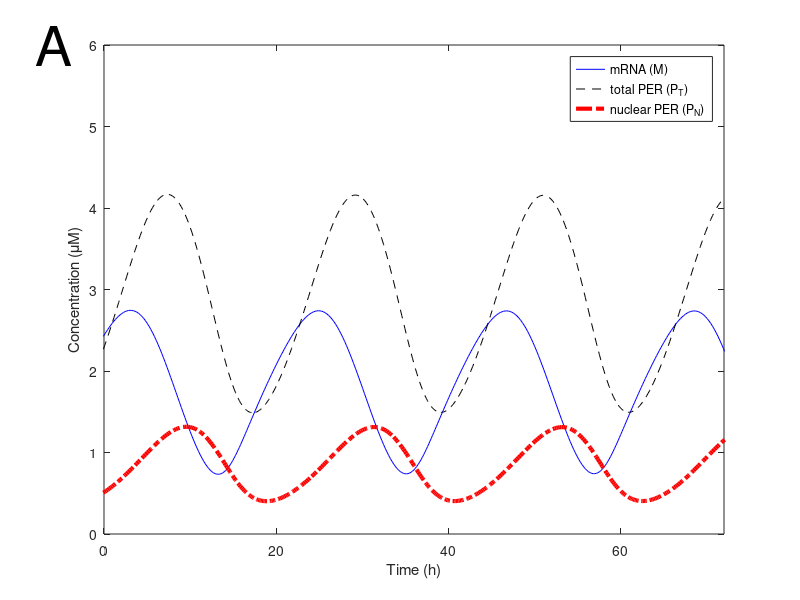

The MATLAB source for this figure:
%file circadian_rhythm.m
%Goldbeter model of circadian rhythm in Drosophila
%reviewed in Goldbeter (1996) Biochemical oscillations and cellular
%rhythms, Cambridge University Press

function circadian_rhythm

%declare model parameters
global vs ;
global vm;
global vd;
global ks ;
global kt1;
global kt2;
global v1;
global v2;
global v3 ;
global v4;
global k1 ;
global k2 ;
global k3 ;
global k4 ;
global ki ;
global km1;
global kd;
global n;

%assign parameter values
vs=0.76;
vm=0.65;
vd=0.95;
ks=0.38;
kt1=1.9;
kt2=1.3;
v1=3.2;
v2=1.58;
v3=5;
v4=2.5;
k1=1;
k2=1;
k3=2;
k4=2;
ki=1;
km1=0.5;
kd=0.2;
n=4;

%set simulation parameters
ODEFUN=@circadianddt;
Tend=200;

%set initial condition: state = [M, P0, P1, P2, PN]
S0=[1 1 0 0 0 ];

%run simulation (run from before time zero to the limit cycle by zero
[t,S]=ode45(ODEFUN, [-50,Tend], S0);

%generate figure 7.19A
figure(1)
set(gca, 'fontsize', 14)
plot(t, S(:,1), 'b', t, S(:,2)+ S(:,3) + S(:,4) + S(:,5), 'k--', t, S(:,5), 'r-.', 'LineWidth', 3)
axis([0 72 0 6])
legend('mRNA (M)', 'total PER (P_T)', 'nuclear PER (P_N)')
str1(1) = {'A'};
text(-8,6,str1, 'Fontsize', 40)
xlabel('Time (h)')
ylabel('Concentration (\muM)')
    
    
%%generate continuation diagram
%
%Tend=1000;
%%choose a mesh of vd values
%N=15;
%
%peakepsilon=0.05;
%vd_values=zeros(N,1);
%period=zeros(N,1);
%
%%over the mesh, determine the period of oscillation
%for i=1:N
%    vd=0.5 + (2.55 - 0.5)*(i-1)/(N-1);
%    vd_values(i)=vd;
%    [t,s]=ode45(ODEFUN, [-500,Tend], S0);
%    
%figure(99)
%%determine peak
%inds=peakdetect(s(:,1));
%maxpeak=max(s(floor(0.8*length(t)):length(t),1));
%
%
%%determine peak-to-peak time interval
%flag1=0; 
%n1=0;
%while flag1==0
%    index_of_last_peak=inds(length(inds)-n1)
%    if maxpeak-s(index_of_last_peak,1)<peakepsilon
%        flag1=1;
%    else
%        n1=n1+1;
%    end
%end
%    
%flag2=0;
%n2=n1+1;
%while flag2==0
%    index_of_secondlastpeak=inds(length(inds)-n2)
%    if maxpeak-s(index_of_secondlastpeak,1)<peakepsilon
%        flag2=1;
%    else
%        n2=n2+1;
%    end
%end    
%    
%period(i)=t(index_of_last_peak)-t(index_of_secondlastpeak);
%
%end
%
		 %%produce figure panel B (continuation)
%figure(2)
%set(gca, 'fontsize', 14)
%plot(vd_values, period, 'k', 'Linewidth', 3)
%xlabel('maximal degradation rate of PER (v_d) (\muM/h)')
%ylabel('Period of oscillations (h)')
%axis([0.4 2.7 10 70])
%str1(1) = {'B'};
%text(0.1,70,str1, 'Fontsize', 40)
   
end

%model dynamics
function dS = circadianddt(t,S)

global vs ;
global vm;
global vd;
global ks ;
global kt1;
global kt2;
global v1;
global v2;
global v3 ;
global v4;
global k1 ;
global k2 ;
global k3 ;
global k4 ;
global ki ;
global km1;
global kd;
global n;


M=S(1);
P0=S(2);
P1=S(3);
P2=S(4);
PN=S(5);


dS=[vs/(1+(PN/ki)^n) - (vm*M)/(km1+M);ks*M - (v1*P0)/(k1+P0) + (v2*P1)/(k2 + P1);(v1*P0)/(k1+P0) - (v2*P1)/(k2 + P1) - (v3*P1)/(k3+P1) + (v4*P2)/(k4+P2);(v3*P1)/(k3+P1) - (v4*P2)/(k4+P2)  - kt1*P2 + kt2*PN - (vd*P2)/(kd+P2);kt1*P2 - kt2*PN
];

end
